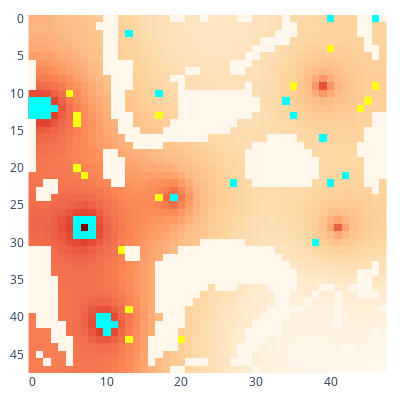

Notebook source saved alongside this figure:
### Code cell
# Run the early_setup phase
agents = {player: Agent(player, env.state.env_cfg) for player in env.possible_agents}
agent = agents["player_0"]
obs = env.reset(seed=42)  # resets an environment with a seed
step = 0

while env.state.real_env_steps < 0:
    actions = {}
    for player in env.agents:
        o = obs[player]
        acts = agents[player].early_setup(step, o)
        actions[player] = acts
    step += 1
    obs, rewards, dones, infos = env.step(actions)
    break
# plt.imshow(env.render("rgb_array", width=640, height=640))
show_env(env)

### Figure 1 — Plotly figure (JSON) as saved in the notebook; plotly's stock layout.template omitted (floating-point values rounded to 4 significant figures; data arrays with more than 128 entries replaced by an {"elided": "..."} marker saying what was removed)
{"data": [{"colorscale": [[0, "rgb(255,247,236)"], [0.125, "rgb(254,232,200)"], [0.25, "rgb(253,212,158)"], [0.375, "rgb(253,187,132)"], [0.5, "rgb(252,141,89)"], [0.625, "rgb(239,101,72)"], [0.75, "rgb(215,48,31)"], [0.875, "rgb(179,0,0)"], [1, "rgb(127,0,0)"]], "name": "Rubble", "showscale": false, "type": "heatmap", "uid": "-8_Rubble", "z": {"elided": "48x48 int values"}}, {"colorscale": [[0, "#00ffff"], [1, "#00ffff"]], "hoverinfo": "skip", "name": "Ice", "showscale": false, "type": "heatmap", "uid": "-8_Ice", "z": {"elided": "48x48 int values"}}, {"colorscale": [[0, "#ffff14"], [1, "#ffff14"]], "hoverinfo": "skip", "name": "Ore", "showscale": false, "type": "heatmap", "uid": "-8_Ore", "z": {"elided": "48x48 int values"}}, {"colorscale": [[0, "#15b01a"], [1, "#15b01a"]], "hoverinfo": "skip", "name": "Lichen", "showscale": false, "type": "heatmap", "uid": "-8_Lichen", "z": {"elided": "48x48 null values"}}], "layout": {"coloraxis": {"showscale": false}, "height": 400, "margin": {"b": 10, "l": 10, "r": 10, "t": 10}, "plot_bgcolor": "rgba(0, 0, 0, 0)", "width": 400, "xaxis": {"autorange": true, "domain": [0, 1], "range": [-0.7667, 47.77]}, "yaxis": {"autorange": true, "domain": [0, 1], "range": [47.5, -0.5], "scaleanchor": "x"}}}
